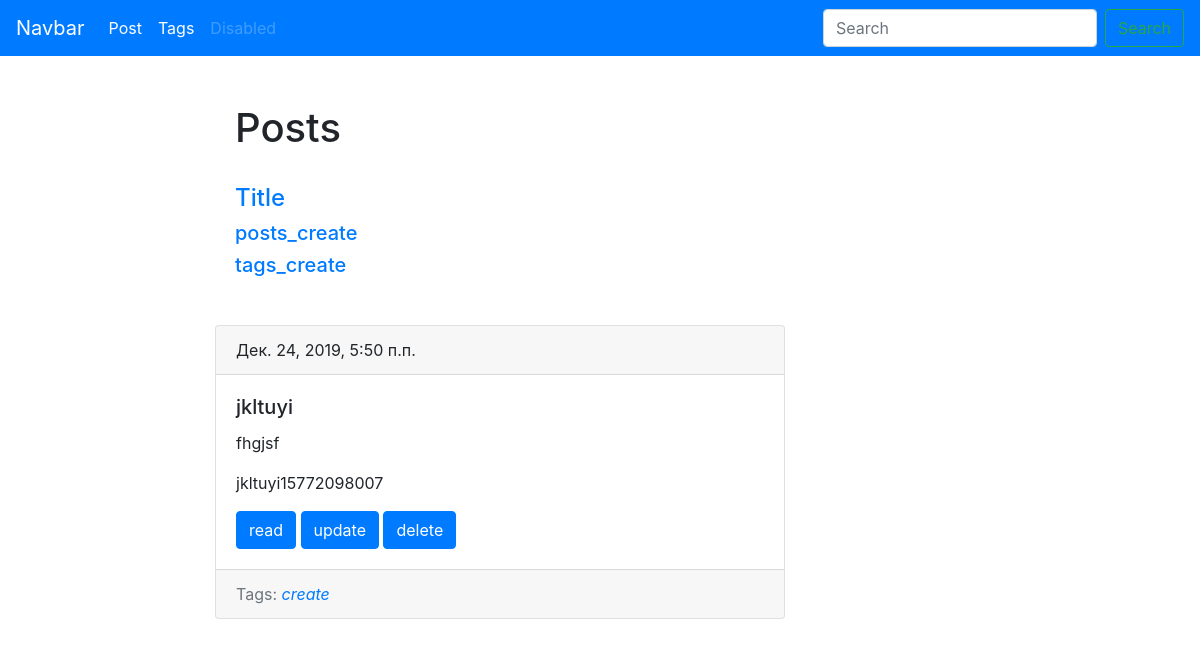
The app's page /blog/posts/jkltuyi15772098007/ with its own data.
### mainApp/models.py (models this page shows, shortened)
class Posts(models.Model):
    title = models.CharField(max_length=150, db_index=True)
    slug = models.SlugField()
    body = models.TextField(blank=True, db_index=True)
    date_pub = models.DateTimeField(auto_now_add=True)
    tags = models.ManyToManyField(Tags, blank=True, related_name='posts')
    def get_absolute_url(self):
        return reverse('mainApp:posts_detail_url', kwargs={'slug': self.slug})
    def get_update_url(self):
        return reverse('mainApp:posts_update_url', kwargs={'slug': self.slug})
    def get_delete_url(self):
        return reverse('mainApp:posts_delete_url', kwargs={'slug': self.slug})
    class Meta:
        verbose_name = 'Стфтья'
        verbose_name_plural = 'Статьи'
        ordering = ['-date_pub']
        pass

class Tags(models.Model):
    title = models.CharField(max_length=50)
    slug = models.SlugField()
    def get_absolute_url(self):
        return reverse('mainApp:tags_detail_url', kwargs={'slug': self.slug})
    class Meta:
        verbose_name = 'Таг'
        verbose_name_plural = 'Таги'
        ordering = ['title']

### mainApp/views.py (the view)
# urls.py: path('posts/<str:slug>/', PostsDetail.as_view(), name='posts_detail_url'),
class PostsDetail(ObjectDetailMixin):
    model = Posts
    template = 'mainTemp/posts_detail.html'

### mainApp/utils.py (called while the page is built)
    def get(self, request, slug):
        context = dict()
        obj = {self.model.__name__.lower()[:-1]: get_object_or_404(self.model, slug__iexact=slug)}
        admin = {'admin_obj': get_object_or_404(self.model, slug__iexact=slug)}
        context.update(obj)
        context.update(admin)
        return render(request, self.template, context)

### mainApp/templates/mainTemp/posts_detail.html (shortened to what this page needs)
{% extends 'mainTemp/base_main.html' %}
{% block content %}
  {% include 'mainTemp/includes/include_post.html' %}
{% endblock %}

### mainApp/templates/mainTemp/includes/include_post.html
<div class="card mb-4">
    <div class="card-header">
      {{ post.date_pub }}
    </div>
    <div class="card-body">
      <h5 class="card-title">{{ post.title }}</h5>
      <p class="card-text">{{ post.body|truncatewords:15 }}</p>
      <p class="card-text">{{ post.slug }}</p>
      <a href="{{ post.get_absolute_url }}" class="btn btn-primary">read</a>
      <a href="{{ post.get_update_url }}" class="btn btn-primary">update</a>
      <a href="{{ post.get_delete_url }}" class="btn btn-primary">delete</a>
    </div>
    <div class="card-footer text-muted">
      <span>Tags:</span>
      {% if post.tags.all %}
        {% for tag in post.tags.all %}
          <em><a href="{{ tag.get_absolute_url }}">{{ tag.title }}</a></em>
        {% endfor %}
      {% else %}
        <em>not tags</em>
      {% endif %}
  </div>
</div>

### records on screen
Posts: date_pub "Дек. 24, 2019, 5:50 п.п.", title "jkltuyi", body "fhgjsf", slug "jkltuyi15772098007"
Tags: title "create"
